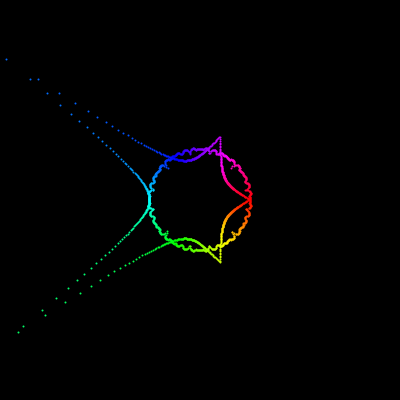
Frame 1 (no input)
Frame 60 (the mouse pressed at the canvas centre just before this capture): identical to frame 1, image omitted
Frame 120 (the mouse held since frame 60 and released just before this capture): identical to frame 1, image omitted

The Processing sketch that drew this single still picture (run headless with seeded random() and noise(); from frame 60 on, the mouse is pressed at the canvas centre):

// Processing sketch: superformula
// ── superformula.pde
float r;
float x;
float y;
void setup() {
  size(400, 400);
  strokeWeight(1);
  float a = 1, b = 1;
  float m1 = 2, m2 = 10;
  float n1 = 1.5, n2 = 1, n3 = 1;
  colorMode(HSB, 100);
}
void draw() {
  background(0);
  translate(width/2, height/2);

  //Black supershape
  stroke(0);
  float a = 1, b = 1;
  float m1 = 2, m2 = 10;
  float n1 = 1.5, n2 = 2, n3 = 1, scale = 50;
  supershape(a, b, m1, m2, n1, n2, n3, scale);

  //Red supershape
  //REQ 2: call supershape again with a different set of values. 
  //print("o");
  supershape(1, 1, 88, 64, -20, 1, 1, scale);
}

void supershape(float a, float b, float m1, float m2, float n1, float n2, float n3, float scale) {
  /*REQ 1: Add a loop here. 
   The loop veriable is an angle "theta" that changes from 0 to 2*PI with a very small increment
   In each iteration of the loop, do the following:
   1) compute r using the formula given in the assignment
   2) compute x = r * cos(theta) and y = r * sin(theta)
   3) put a point at (x,y)
   */
  for (float i = 0; i < 2*PI; i+=0.01) {
    r = pow(pow(abs(cos((m1*i)/4)/a), n2) + pow(abs(sin((m2*i)/4)/b), n3), -1/n1 );
    x = scale*r * cos(i);
    y = scale*r * sin(i);
    point(x, y);
    strokeWeight(2);
    float hue = i*100/(2*PI);
    stroke(hue, 100, 100); 
  }
}
